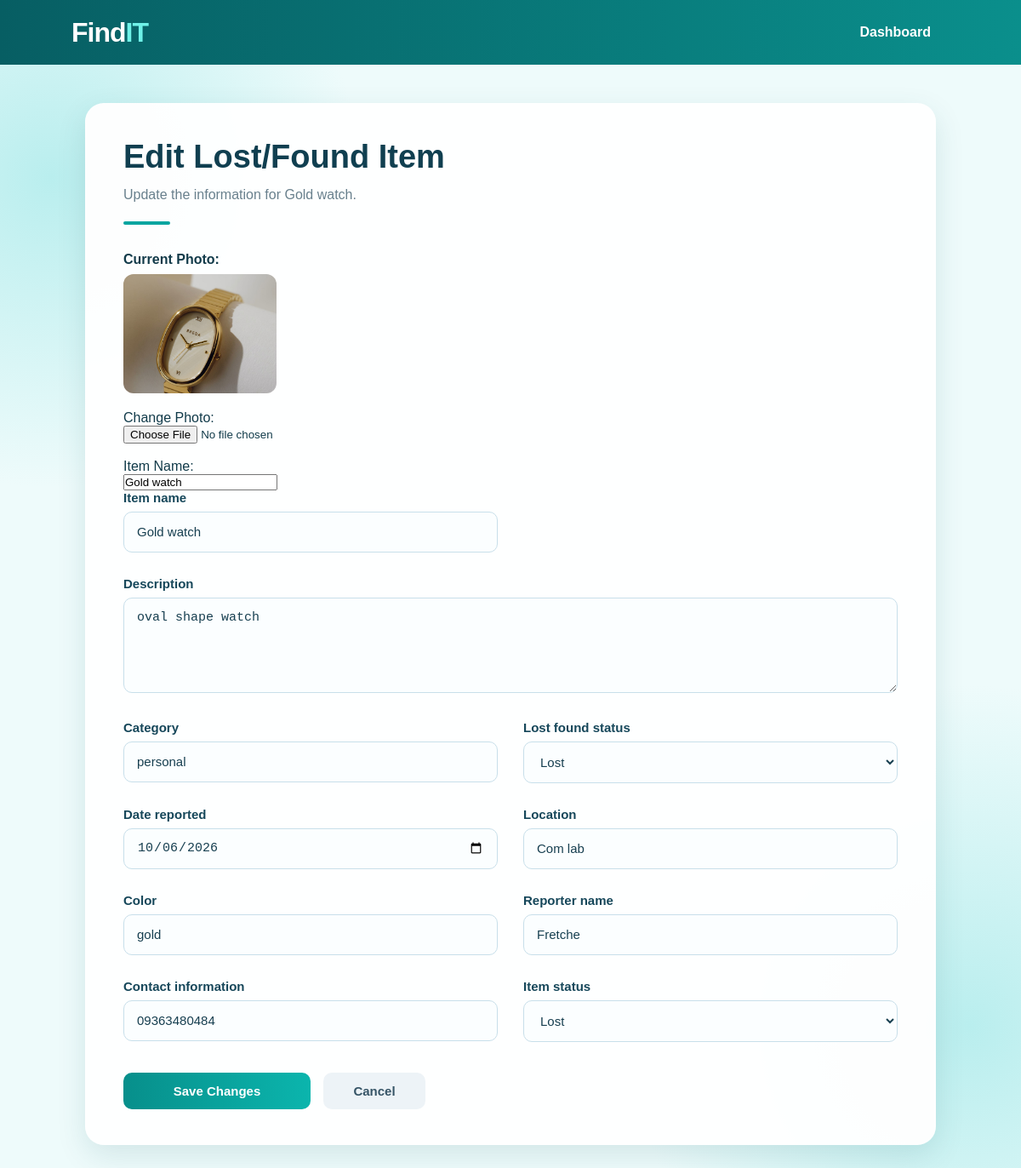
Page /edit/4/ on the committed database.
### chay_id/models.py (models this page shows, shortened)
class LostFoundItem(models.Model):
    STATUS_CHOICES = [
        ('Lost', 'Lost'),
        ('Found', 'Found'),
    ]
    ITEM_STATUS_CHOICES = [
        ('Lost', 'Lost'),
        ('Found', 'Found'),
        ('Claimed', 'Claimed'),
    ]
    item_name = models.CharField(max_length=100)
    item_photo = models.ImageField(upload_to='item_photos/', blank=True, null=True)
    description = models.TextField()
    category = models.CharField(max_length=100)
    lost_found_status = models.CharField(
        max_length=10,
        choices=STATUS_CHOICES
    )
    date_reported = models.DateField()
    location = models.CharField(max_length=200)
    color = models.CharField(max_length=50)
    reporter_name = models.CharField(max_length=100)
    contact_information = models.CharField(max_length=100)
    item_status = models.CharField(
        max_length=10,
        choices=ITEM_STATUS_CHOICES,
        default='Lost'
    )

### chay_id/views.py (the view)
# urls.py: path('edit/<int:item_id>/', views.edit_item, name='edit_item'),
def edit_item(request, item_id):
    item = get_object_or_404(LostFoundItem, id=item_id)
    form_data = request.POST if request.method == 'POST' else None
    form = LostFoundItemForm(form_data, instance=item)
    if request.method == 'POST' and form.is_valid():
        form.save()
        return redirect('item_detail', item_id=item.id)
    return render(request, 'chay_id/edit_item.html', {'item': item, 'form': form})

### chay_id/templates/chay_id/edit_item.html (shortened to what this page needs)
{% load static %}
<!DOCTYPE html>
<html>
<head>
    <link rel="stylesheet" href="{% static 'chay_id/style.css' %}">
</head>
<body>
    <nav class="navbar">
        <div class="logo">Find<span>IT</span></div>
        <a href="{% url 'index' %}" class="nav-link">Dashboard</a>
    </nav>
    <main class="form-page">
        <div class="form-container">
            <div class="form-header">
                <h1>Edit Lost/Found Item</h1>
                <p>Update the information for {{ item.item_name }}.</p>
                <div class="form-line"></div>
            </div>
           <form method="POST" enctype="multipart/form-data">
            {% if item.item_photo %}
    <div class="current-photo">
        <p><strong>Current Photo:</strong></p>
        <img src="{{ item.item_photo.url }}"
             alt="{{ item.item_name }}"
             class="edit-item-photo">
    </div>
{% endif %}
 <label>Change Photo:</label><br>
    <input type="file" name="item_photo" accept="image/*">
    <br><br>
    <label>Item Name:</label><br>
    <input type="text" name="item_name" value="{{ item.item_name }}" required>
                <div class="form-grid">
                    {% for field in form %}
                        <div class="form-group{% if field.name == 'description' %} full-width{% endif %}">
                            <label for="{{ field.id_for_label }}">{{ field.label }}</label>
                            {{ field }}
                        </div>
                    {% endfor %}
                </div>
                <div class="form-actions">
                    <button type="submit" class="btn btn-submit">Save Changes</button>
                    <a href="{% url 'item_detail' item.id %}" class="btn btn-cancel">Cancel</a>
                </div>
            </form>
        </div>
    </main>
</body>
</html>

### chay_id/static/chay_id/style.css (style rules this page uses)
* { box-sizing: border-box; margin: 0; padding: 0; }
body { font-family: Arial, Helvetica, sans-serif; background: #eefbfb; color: #123b4a; min-height: 100vh; }
.navbar { height: 76px; background: linear-gradient(90deg, #075e63, #0a8f8c); display: flex; align-items: center; justify-content: space-between; padding: 0 7%; color: white; box-shadow: 0 3px 12px rgba(0, 0, 0, 0.12); }
.logo { font-size: 32px; font-weight: 800; letter-spacing: -1px; }
.logo span { color: #6ff2e8; }
.nav-link { color: white; text-decoration: none; font-weight: bold; padding: 11px 22px; border-radius: 25px; transition: 0.2s; }
.form-page { min-height: calc(100vh - 76px); padding: 45px 20px 60px; background: radial-gradient(circle at 5% 10%, #b9eeee 0, transparent 22%), radial-gradient(circle at 95% 85%, #b9eeee 0, transparent 25%), #eefbfb; }
.form-container { width: 100%; max-width: 1000px; margin: 0 auto; background: rgba(255, 255, 255, 0.96); padding: 42px 45px; border-radius: 22px; box-shadow: 0 12px 35px rgba(0, 85, 90, 0.12); }
.form-header { margin-bottom: 32px; }
.form-header h1 { font-size: 38px; color: #103f50; margin-bottom: 10px; }
.form-header p { color: #69808d; font-size: 16px; line-height: 1.6; }
.form-line { width: 55px; height: 4px; background: #0aa5a0; border-radius: 10px; margin-top: 18px; }
.form-grid { display: grid; grid-template-columns: 1fr 1fr; gap: 24px 30px; }
.form-group { margin-bottom: 4px; }
.form-group.full-width { grid-column: 1 / -1; }
.form-group label { display: block; margin-bottom: 8px; font-size: 15px; font-weight: bold; color: #16475a; }
.form-group input, .form-group textarea, .form-group select { width: 100%; padding: 14px 15px; border: 1.5px solid #c8dfea; border-radius: 10px; background: #fbfeff; color: #173f50; font-size: 15px; outline: none; transition: 0.2s; }
.form-group input { height: 48px; }
.form-group textarea { min-height: 112px; resize: vertical; }
.form-group input::placeholder, .form-group textarea::placeholder { color: #91a7b5; }
.form-actions { display: flex; gap: 15px; margin-top: 32px; }
.btn { display: inline-flex; align-items: center; justify-content: center; padding: 13px 25px; border-radius: 10px; border: none; text-decoration: none; font-weight: bold; font-size: 15px; cursor: pointer; transition: 0.2s; }
.btn-submit { background: linear-gradient(90deg, #078f8b, #0bb5ad); color: white; min-width: 220px; }
.btn-cancel { background: #edf3f7; color: #365466; min-width: 120px; }
.current-photo { margin-bottom: 20px; }
.edit-item-photo { width: 180px; height: 140px; object-fit: cover; border-radius: 12px; display: block; margin-top: 8px; }

### rows in the picture
LostFoundItem: item_name "Gold watch", item_photo (picture), form "Gold watch" "oval shape watch" "personal" "Lost" "10/06/2026" "Com lab" "gold" "Fretche" "09363480484" "Lost"

### other values in the picture
{{ field.label }} "Item name" "Description" "Category" "Lost found status" "Date reported" "Location" "Color" "Reporter name" "Contact information" "Item status"
